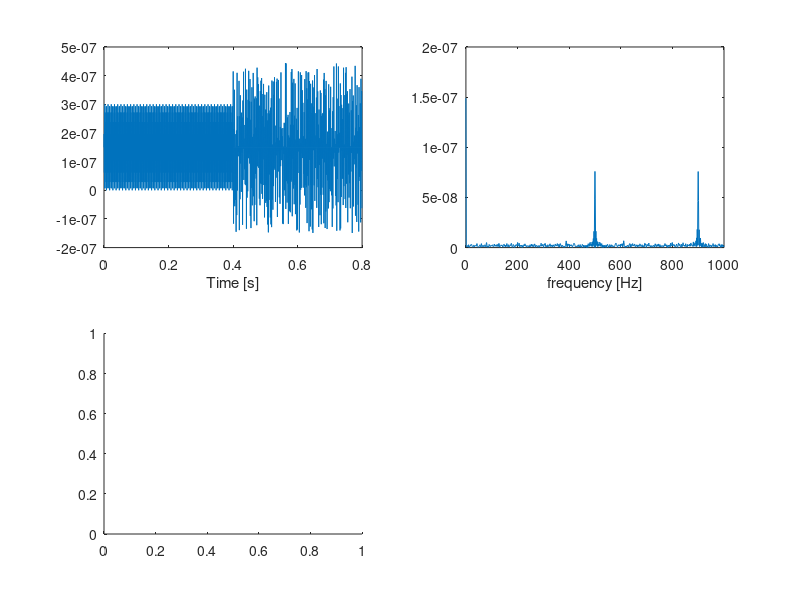

MATLAB code for this plot: (Note: this script raises an error after producing the figure.)
clc;clear
Fs = 2000;
T = 1/Fs;
L = 1600;
t = (0:L-1)*T;
rando = 2*rand([1 L/2]);
X(1:length(t)/2) = 1.5e-7*(1 + sin(2*pi*900*t(1:length(t)/2)) );
X(length(t)/2+1:length(t)) = 1.5e-7*(1 + rando.*sin(2*pi*500*t(length(t)/2+1:length(t))) );
Y = fft(X);
P2 = abs(Y/L);
P1 = P2(1:L/2+1);
P1(2:end-1) = 2*P1(2:end-1);
f = Fs*(0:(L/2))/L;

figure

subplot(2,2,1)
plot(t, X)
% title([strcat(names(n)," ", "30 Hz") "Time domain"])
xlabel("Time [s]")

subplot(2,2,2)
plot(f, P1)
% title([strcat(names(n)," ", "30 Hz") "Frequency domain"])
xlabel("frequency [Hz]")

subplot(2,2,3)
spectrogram(X, 128, 120, 128, 2000, 'yaxis'); colormap plasma

subplot(2,2,4)
spectrogram(X, [], [], [], 2000); colormap plasma
